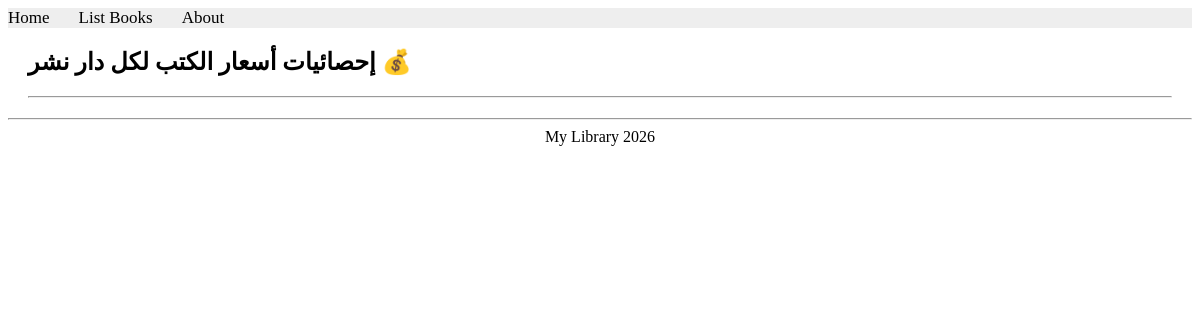
Page /books/lab9/task4/ on the earlier database version.
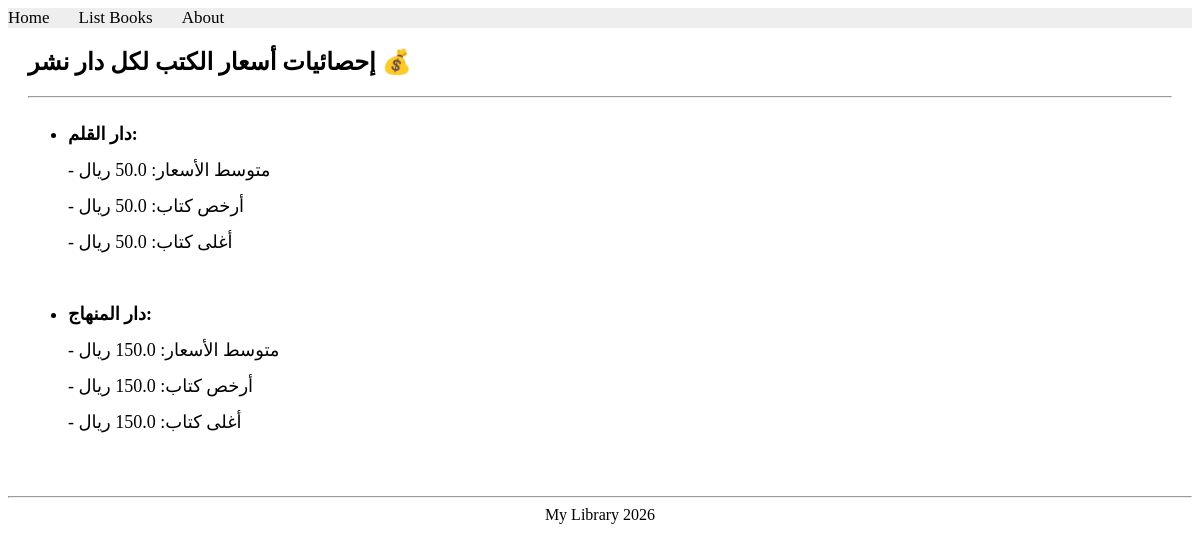
Same page on the later database version.
### apps/bookmodule/models.py (models this page shows)
class Publisher(models.Model):
    name = models.CharField(max_length=200)
    location = models.CharField(max_length=300)

### apps/bookmodule/views.py (the view)
# urls.py: path('lab9/task4/', views.task4_lab9, name="books.task4_lab9"),
def task4_lab9(request):
    publishers = Publisher.objects.annotate(
        avg_price=Avg('book__price'),
        min_price=Min('book__price'),
        max_price=Max('book__price')
    )
    return render(request, 'bookmodule/task4_lab9.html', {'publishers': publishers})

### apps/templates/bookmodule/task4_lab9.html (shortened to what this page needs)
{% extends "layouts/base.html" %}
{% block content %}
<div style="margin: 20px;">
    <h2>إحصائيات أسعار الكتب لكل دار نشر 💰</h2>
    <hr>
    <ul style="font-size: 18px; line-height: 2;">
        {% for pub in publishers %}
            <li>
                <strong>{{ pub.name }}:</strong><br>
                - متوسط الأسعار: {{ pub.avg_price|default:0 }} ريال<br>
                - أرخص كتاب: {{ pub.min_price|default:0 }} ريال<br>
                - أغلى كتاب: {{ pub.max_price|default:0 }} ريال
            </li>
            <br>
        {% endfor %}
    </ul>
</div>
{% endblock content %}

Differences in the rows shown:
added Publisher: name "دار القلم"
added Publisher: name "دار المنهاج"
